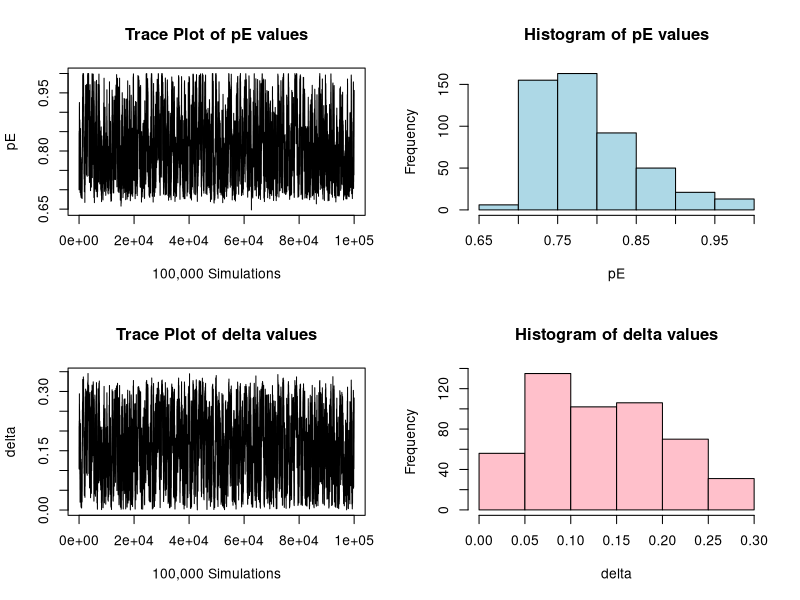
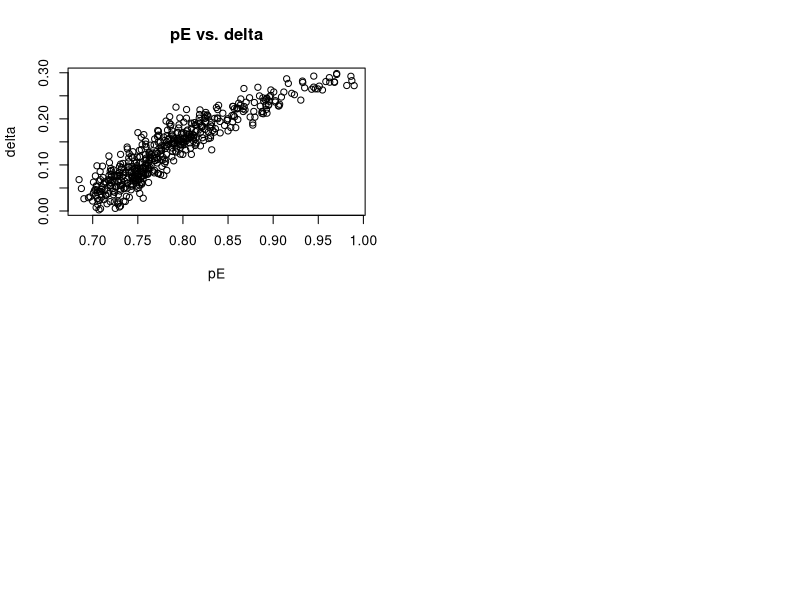

Recreate these plots in R, in order.
set.seed(8805) 

N <- 1000 #Total population of seabirds
xE <- sample(400:800, 1) #The number of seabirds on island E in year 2

B <- 100000 #Number of iterations to run #Burn in
n <- 500 # Number of samples
m <- 10 #Thinning 

#Initializing vectors for simulation
pE <- vector("numeric", B) #The proportion of seabirds nesting on island E in year 1
delta <- vector("numeric", B) #The probability that a seabird will change from W to E, or from E to W
yE <- vector("numeric", B) #The number of seabirds on island E for both years 1 and 2
yW <- vector("numeric", B) #The number of seabirds on island W for both years 1 and 2

pE[1] <- 0.7 #Initial guess from xE/N
delta[1] <- 0.16 #Initial guess from the prior mean
for (iter in 1:(B - 1)) {
  
  theta_E = pE[iter] * (1 - 2 * delta[iter]) + delta[iter] #The probability that a seabird is on island E in year 2
  theta_W = 1 - theta_E #The probability that a seabird is on island W in year 2
  
  tau_E = ((1 - delta[iter]) * pE[iter]) / theta_E #The probability that a seabird is on island E in year 1 given that it is on island E in year 2
  tau_W = ((1 - delta[iter]) * (1 - pE[iter])) / theta_W #The probability that a seabird is on island W in year 1 given that it is on island W in year 2

  #Augmenting the unobserved data yE and yW using their conditional distributions
  yE[iter + 1] <- rbinom(1, xE, tau_E) #The number of seabirds on island E for both years 1 and 2
  yW[iter + 1] <- rbinom(1, N - xE, tau_W) #The number of seabirds on island W for both years 1 and 2
  
  alpha_pE <- N - xE + yE[iter + 1] - yW[iter + 1] + 1 #The shape parameter for the distribution of pE
  beta_pE <- xE - yE[iter + 1] + yW[iter + 1] + 1 #The rate parameter for the distribution of pE
  
  alpha_delta <- N - yE[iter + 1] - yW[iter + 1] + 2 #The shape parameter for the distribution of delta
  beta_delta <- yE[iter + 1] + yW[iter + 1] + 10 #The rate parameter for the distribution of delta
  
  #Updating pE and delta using conditional distributions
  pE[iter + 1] <- rbeta(1, alpha_pE, beta_pE) 
  delta[iter + 1] <- rbeta(1, alpha_delta, beta_delta)
}

par(mfrow=c(2,2)) 

#Plotting Results

plot(main= "Trace Plot of pE values", xlab="100,000 Simulations",seq(1,B,1), pE , type="l")
hist(main= "Histogram of pE values", xlab = "pE",pE[seq(B-(m*n)+1,B,m)], col = "lightblue")

plot(main= "Trace Plot of delta values", xlab="100,000 Simulations", seq(1,B,1), delta, type="l")
hist(main= "Histogram of delta values",xlab = "delta", delta[seq(B-(m*n)+1,B,m)], col = "pink")

#95% confidence intervals for pE and delta
pE_quantiles <- quantile(pE[seq(B-(m*n)+1,B,m)],probs = c(0.025,0.975))
pE_quantiles
delta_quantiles <- quantile(delta[seq(B-(m*n)+1,B,m)],probs = c(0.025,0.975))
delta_quantiles

#Numerical summaries for pE and delta

sd(pE[seq(B-(m*n)+1,B,m)])
summary(pE[seq(B-(m*n)+1,B,m)])


sd(delta[seq(B-(m*n)+1,B,m)])
summary(delta[seq(B-(m*n)+1,B,m)])

#Checking for correlation between pE and delta 
plot(main = "pE vs. delta", xlab="pE", ylab= "delta",pE[seq(B-(m*n)+1,B,m)], delta[seq(B-(m*n)+1,B,m)])
cor(pE[seq(B-(m*n)+1,B,m)],delta[seq(B-(m*n)+1,B,m)])

#Checking the skewness of both distributions
library(e1071)
skewness(pE[seq(B-(m*n)+1,B,m)])
skewness(delta[seq(B-(m*n)+1,B,m)])
